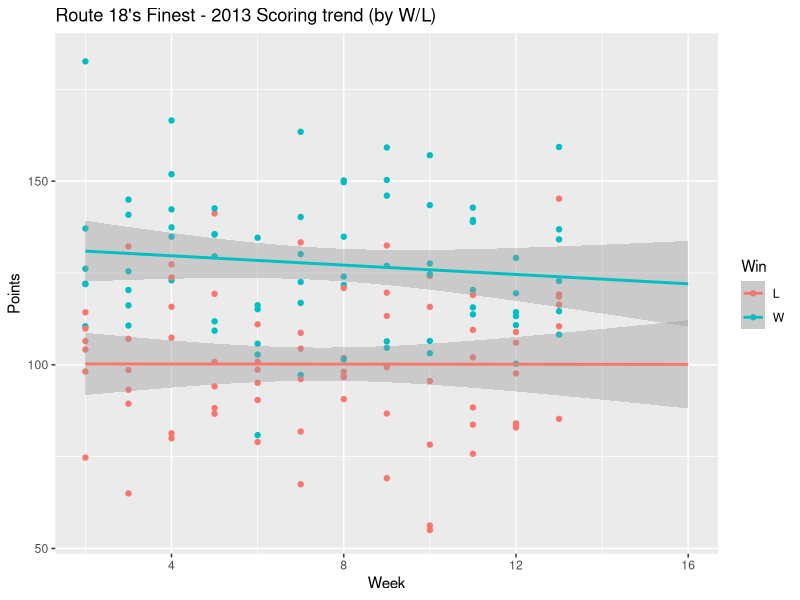
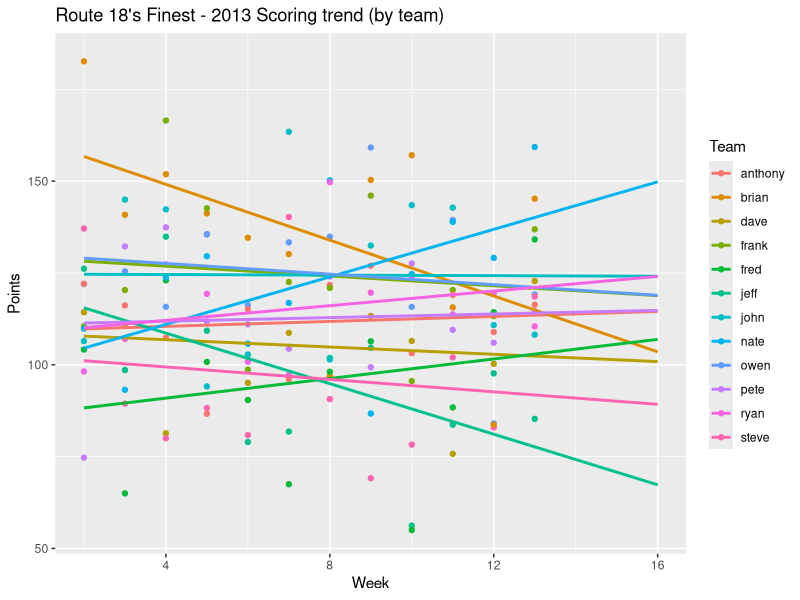

The R source for these figures, in order:
require(ggplot2)
require(colorspace)

w <- read.csv("../data/2013_weekly.csv")
totals <- data.frame(Points=w$QB+w$RB1+w$RB2+w$WR1+w$WR2+w$TE+w$D+w$K+w$FLEX, Week=w$week, Team=w$team, Win=w$result)
g <- ggplot(totals, aes(x=Week, y=Points, group=Win, colour=Win)) + geom_point() + geom_smooth(method=lm,fullrange=TRUE) + scale_x_continuous(limits = c(2, 16)) + ggtitle( "Route 18's Finest - 2013 Scoring trend (by W/L)" )
png(filename="scoring_trend.png", width=600, height=300)
print(g)
dev.off()

colours <- c("#2121D9", "#9999FF", "#D92121", "#21D921", "#FFFF4D", "#FF9326")
ltype <- c(rep(1,6),rep(2,6))

g <- ggplot(totals, aes(x=Week, y=Points, group=Team, colour=Team)) + geom_point() + geom_smooth(method=lm,fullrange=TRUE,se=FALSE) + scale_x_continuous(limits = c(2, 16)) + ggtitle( "Route 18's Finest - 2013 Scoring trend (by team)" ) + scale_fill_manual(values=colours)
png(filename="scoring_trend_team.png", width=600, height=300)
print(g)
dev.off()




print(summary(lm(totals$Points ~ 1 + totals$Week, subset=which(totals$Win=="W"))))
print(summary(lm(totals$Points ~ 1 + totals$Week, subset=which(totals$Win=="L"))))
